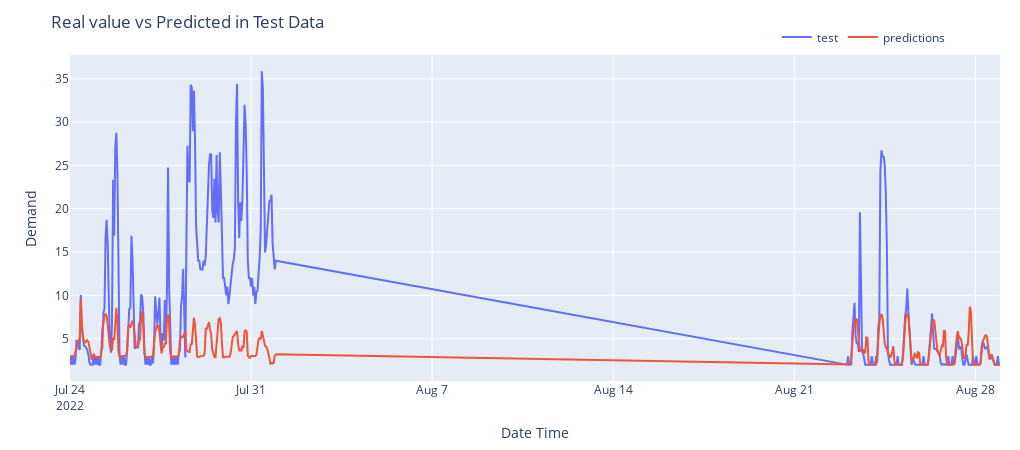

The code cell stored with this chart in its notebook:
### Code cell
plotPredictions(test_x.index[:24*14], y_pred[:24*14], test_y[:24*14])

### Figure 1 — Plotly figure (JSON) as saved in the notebook; plotly's stock layout.template omitted (floating-point values rounded to 4 significant figures; data arrays with more than 128 entries replaced by an {"elided": "..."} marker saying what was removed)
{"data": [{"mode": "lines", "name": "test", "type": "scatter", "x": {"elided": "3264 str values"}, "y": {"elided": "336 float values"}}, {"mode": "lines", "name": "predictions", "type": "scatter", "x": {"elided": "3264 str values"}, "y": {"elided": "336 float values"}}], "layout": {"height": 450, "legend": {"orientation": "h", "x": 0.76, "xanchor": "left", "y": 1.1, "yanchor": "top"}, "margin": {"b": 20, "l": 70, "r": 20, "t": 55}, "title": {"text": "Real value vs Predicted in Test Data"}, "width": 1020, "xaxis": {"title": {"text": "Date Time"}}, "yaxis": {"title": {"text": "Demand"}}}}
